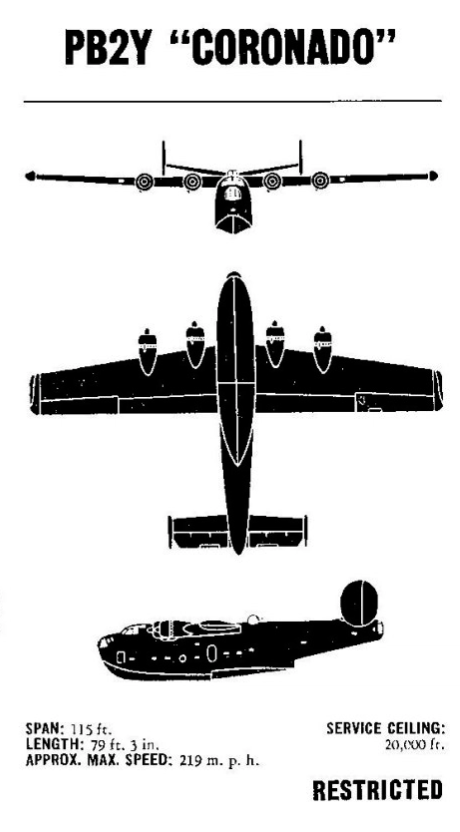
#> input picture Assignment2/Trash/src/FingerprintSegmentationmaster/airplane.png, 460 x 832 px
$ python fSegmentation.py airplane.png out.png
#> lines starting #> are read from the running program, lines starting #| are printed output that depends on the picture; after the words box and inside, x2 and y2 are one past the last pixel; in counts of white or black regions, pixels touching at a corner belong together
'''------------------Carlos Eduardo Cujcuj------------------'''
import numpy as np
import cv2
import matplotlib.pyplot as plt
import matplotlib.image as mpimg
import sys
#import plot


inputImg, outputImg = sys.argv[1:]

imagenInput = np.array(cv2.imread(inputImg, 0))
#> imagenInput: shape (832, 460); min 0, max 255, mean 215.2

def imgpad(img, r):

    """
    Descripcion de la funcion imgpad:
        Args:
            img (numpy.ndarray): array de 2 dimensiones que representa una imagen en escala
                                    de grises

            r (int): numero de pixeles que la nueva imagen generada tendra como padding
    """

    newImg = np.full( (img.shape[0]+r*2, img.shape[1]+r*2), 255)
    newImg[r:-r , r:-r] =  img

    return newImg


"""Disjoint"""

'''Source code: https://medium.com/100-days-of-algorithms/day-41-union-find-d0027148376d'''
def find(data, i):
    if i != data[i]:
        data[i] = find(data, data[i])
    return data[i]

'''Source code: https://medium.com/100-days-of-algorithms/day-41-union-find-d0027148376d'''
def union(data, i, j):
    pi, pj = find(data, i), find(data, j)
    if pi != pj:
        data[pi] = pj


"""Connected_c"""

def connected_c(img):

    """
    Descripcion de la funcion connected_c:
        Args:
            img (numpy.ndarray): array de 2 dimensiones que representa una imagen en escala
                                    de grises
    """
    #threshold == 127
    img = np.array([[255 if img[j,i] > 127 else 0 for i in range(img.shape[1])] for j in range((img.shape[0]))])
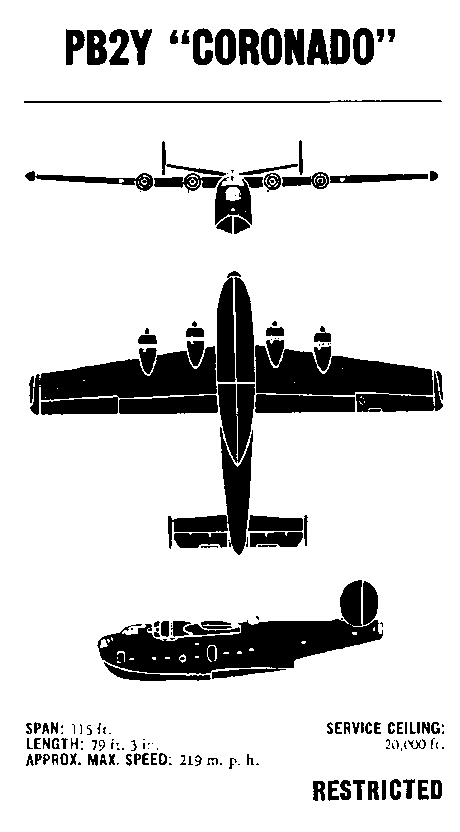
#> img: shape (832, 460) int64; 84.4% white; 180 black regions (61 under 20 px), largest, box (x1, y1, x2, y2) and area: (97, 580, 383, 679) 11124, (255, 340, 443, 412) 8081, (29, 346, 217, 415) 7360
    img = imgpad(img, 1)
#> in imgpad, `newImg[r:-r , r:-r] =  img`:
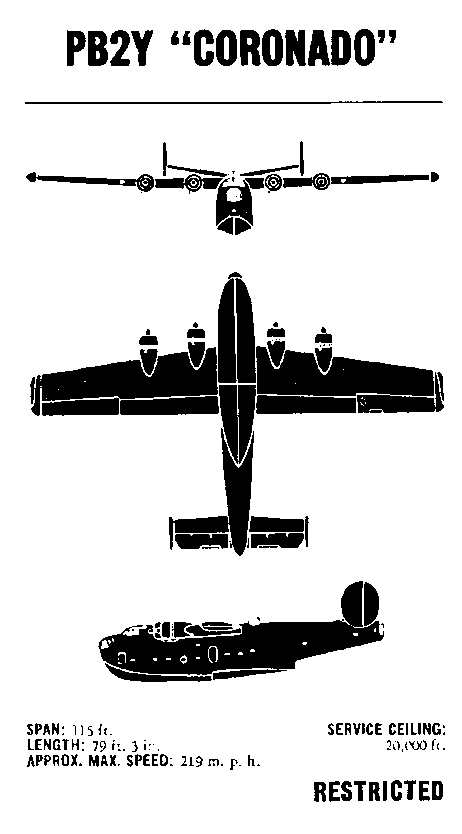
#> newImg: shape (834, 462) int64; 84.5% white; 180 black regions (61 under 20 px), largest, box (x1, y1, x2, y2) and area: (98, 581, 384, 680) 11124, (256, 341, 444, 413) 8081, (30, 347, 218, 416) 7360
    labels = np.full((img.shape[0], img.shape[1]), 255)

    contador = 0
    cont2 = 0
    disArr = [0]

    for row in range(1, img.shape[0]-1):
        for col in range(1, img.shape[1]-1):

            if img[row, col] == 0:
                a,b,c = labels[row-1,col-1], labels[row-1,col], labels[row-1,col+1]
                d,e   = labels[row,col-1], labels[row, col+1]
                f,g,h = labels[row+1,col-1], labels[row+1, col], labels[row+1, col+1]

                values = [a,b,c,d,e,f,g,h]

                if all(v == 255 for v in values):
                    contador += 1
                    disArr.append(contador)
                    labels[row, col] = contador
                    union(disArr, contador,contador)
                else:
                    vals = [i for i in values if i!= 255]
                    labels[row, col] = min(vals)
                    [union(disArr, i, min(vals)) for i in vals]
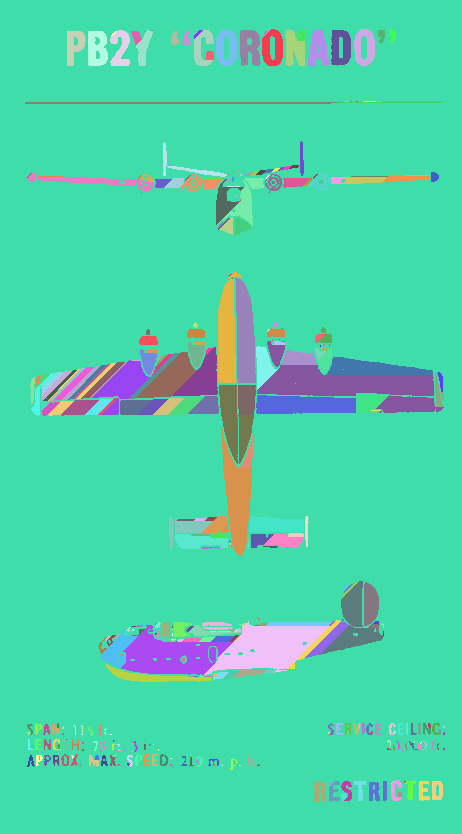
#> labels: shape (834, 462) int64; 417 distinct labels, from 1 to 417; one colour per label, 0 black

    #----Second Pass -----

    for row in range(1, labels.shape[0]-1):
        for col in range(1, labels.shape[1]-1):
            if labels[row, col] != 255:
                if labels[row, col] != find(disArr, labels[row, col]):
                    labels[row, col] = find(disArr, labels[row, col])
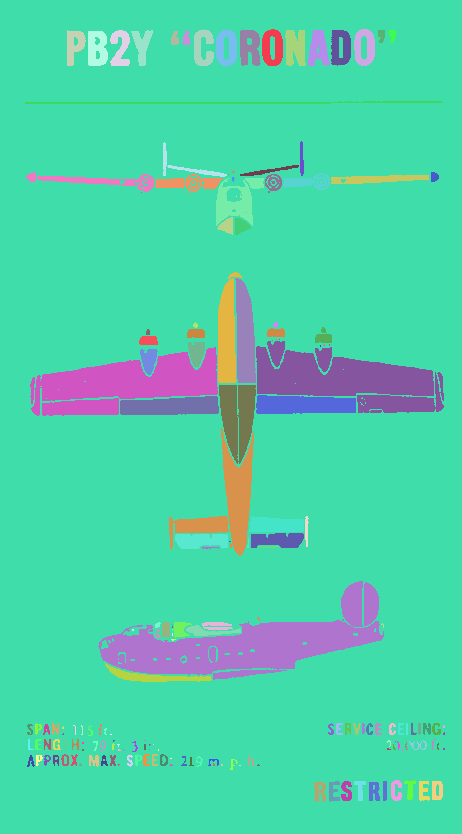
#> labels: shape (834, 462) int64; 181 distinct labels, from 1 to 415; one colour per label, 0 black


    return labels


"""Labelview"""

def labelview(labels):

    """
    Descripcion de la funcion labelview:
        Args:
            labels (numpy.ndarray): array  de 2 dimensiones que representa las
                                    labels generadas por la funcion connected_c

    """

    #Colores en RGB
    #pallete 1
    colores = [[69, 245, 10], [224, 27, 109], [17, 237, 200], [17, 21, 237], [89, 13, 219], [227, 242, 12]]

    #pallete 2
    #colores = [[4, 218, 173], [0, 188, 174], [0, 158, 165], [0, 128, 146], [35, 99, 120], [47, 72, 88]]

    #pallete 3
    #colores = [[209, 25, 69], [181, 40, 111], [136, 63, 134], [87, 75, 134], [51, 77, 116], [47, 72, 88]]

    #pallete 4
    #colores = [[228, 242, 10], [115, 220, 88], [0, 187, 130], [0, 149, 145], [0, 110, 129], [47, 72, 88], [72, 55, 102]]


                                 #fila,       columna,    colores
    labelColors = np.full((labels.shape[0], labels.shape[1], 3), 0, dtype = int)
    auxColors = [[0,0,0]]
    LabCol = {}
    cont = 0
    lb = 1

    for row in range(0, labels.shape[0]):
        for col in range(0, labels.shape[1]):

            if labels[row, col] != 255:
                if str(labels[row, col]) in LabCol:

                    labelColors[row][col] = LabCol[ str(labels[row, col]) ]

                else:
                    if cont == len(colores)-1:
                        cont = 0
                    else:
                        cont += 1

                    LabCol[ str(labels[row, col]) ] = colores[cont]
                    labelColors[row][col] = colores[cont]
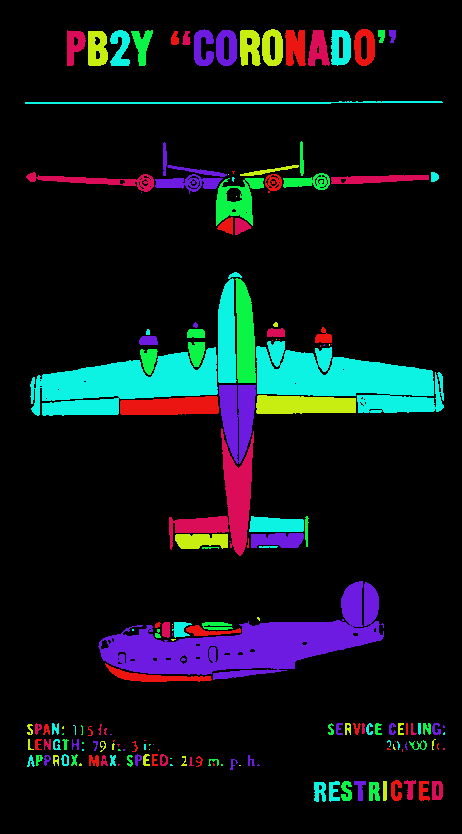
#> labelColors: shape (834, 462, 3) int64; mean of channels 0, 1, 2 24.9, 21.3, 14.9; drawn as B, G, R

    return labelColors


#plot.imgview(labelview(connected_c(imagenInput)), filename=outputImg)
result = labelview(connected_c(imagenInput))
#convert to float32 so we can convert BRG colors to RGB
result = result.astype(np.float32)
result = cv2.cvtColor(result, cv2.COLOR_BGR2RGB)
cv2.imwrite('{}'.format(outputImg),   result )
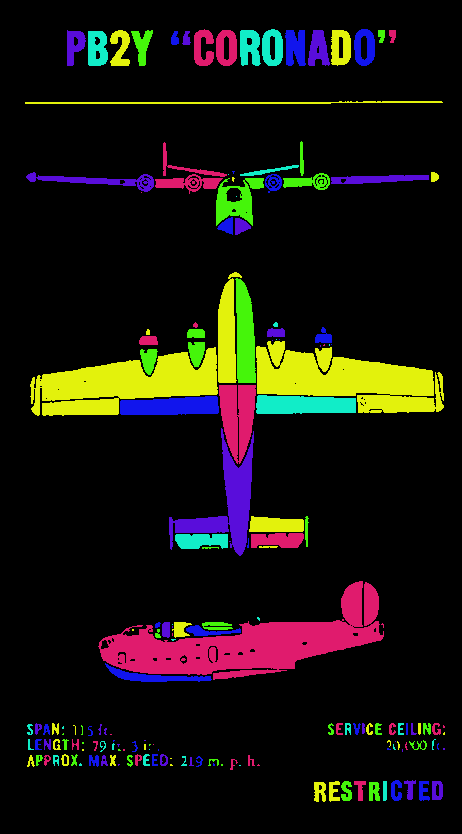
#> saved as out.png: shape (834, 462, 3); mean B, G, R 14.9, 21.3, 24.9
